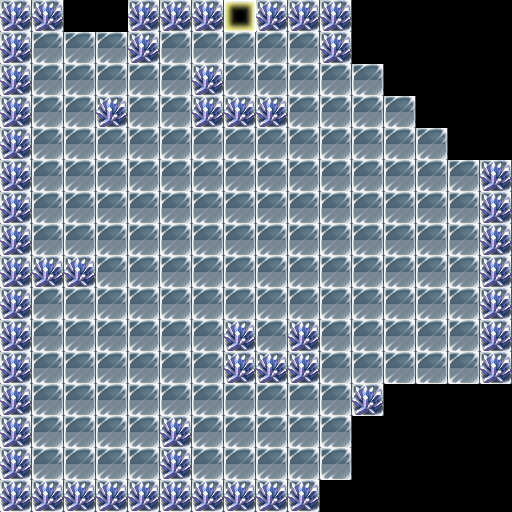

Tiled map render using the project's own tile images. Description and the map definition, with tile-layer contents summarised, below:
An orthogonal 16x16 tile map with 32x32 px tiles, 3 tile layers (floor, item, soild) and 1 object (player).

<map version="1.0" orientation="orthogonal" width="16" height="16" tilewidth="32" tileheight="32">
 <tileset firstgid="1" name="sprites" tilewidth="32" tileheight="32">
  <image source="sprites.png" width="512" height="512" />
 </tileset>
 <layer name="floor" width="16" height="16">
  <data>[256 cells, 256 non-empty, 3 distinct tile ids]</data>
 </layer>
 <layer name="item" width="16" height="16">
  <data>[256 cells, 0 non-empty, 0 distinct tile ids]</data>
 </layer>
 <layer name="soild" width="16" height="16">
  <data>[256 cells, 56 non-empty, 1 distinct tile ids]</data>
 </layer>
 <objectgroup name="object" width="16" height="16">
  <object name="player" x="256" y="320" width="32" height="32" />
 </objectgroup>
</map>